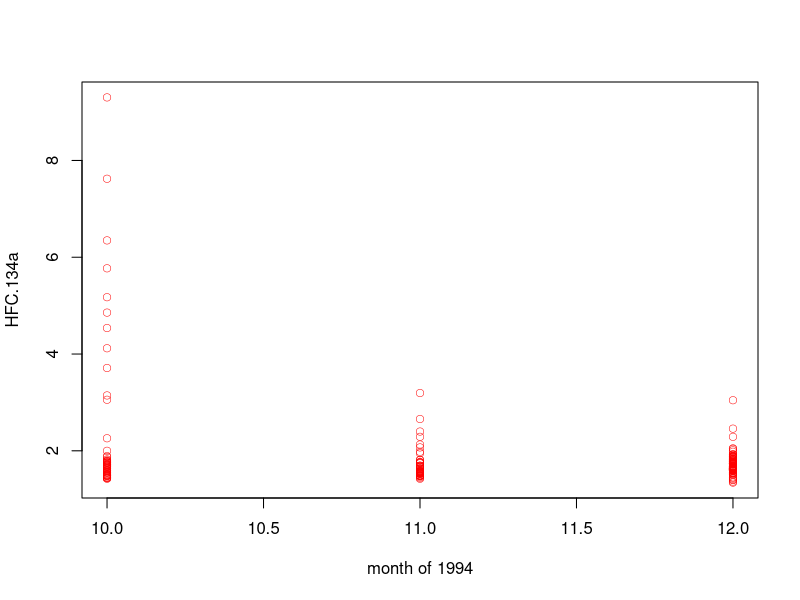

Generate this figure with R:
#author: LiYuan
#time: 20201009
#task: 


#Details
##7.1 [5 points] Load the csv, XLS, or XLSX file, and clean possible data points with missing values or bad quality.
rm(list = ls())
setwd("./")
data <- read.csv("MHD-ads_1994.csv",header = T)

data_rm_missing <- data[which(!is.na(data$HFC.134a)),] #rm na
data_rm_badPoint <- data[which(data_rm_missing$HFC.134a<=10),] #rm low quality

##7.2 [5 points] Plot the time series of a certain variable.

plot(data_rm_badPoint$month, data_rm_badPoint$HFC.134a,lwd=0.5,
     xlab = "month of 1994",ylab="HFC.134a", col="red")

##7.3 [5 points] Conduct at least 5 simple statistical 
##checks with the variable, and report your findings.
min(data_rm_badPoint$HFC.134a,na.rm = T) #1.343
max(data_rm_badPoint$HFC.134a,na.rm = T) #9.303
table(data_rm_badPoint$HFC.134a)
mean(data_rm_badPoint$HFC.134a,na.rm = T) #1.874309
median(data_rm_badPoint$HFC.134a,na.rm = T)#1.662

